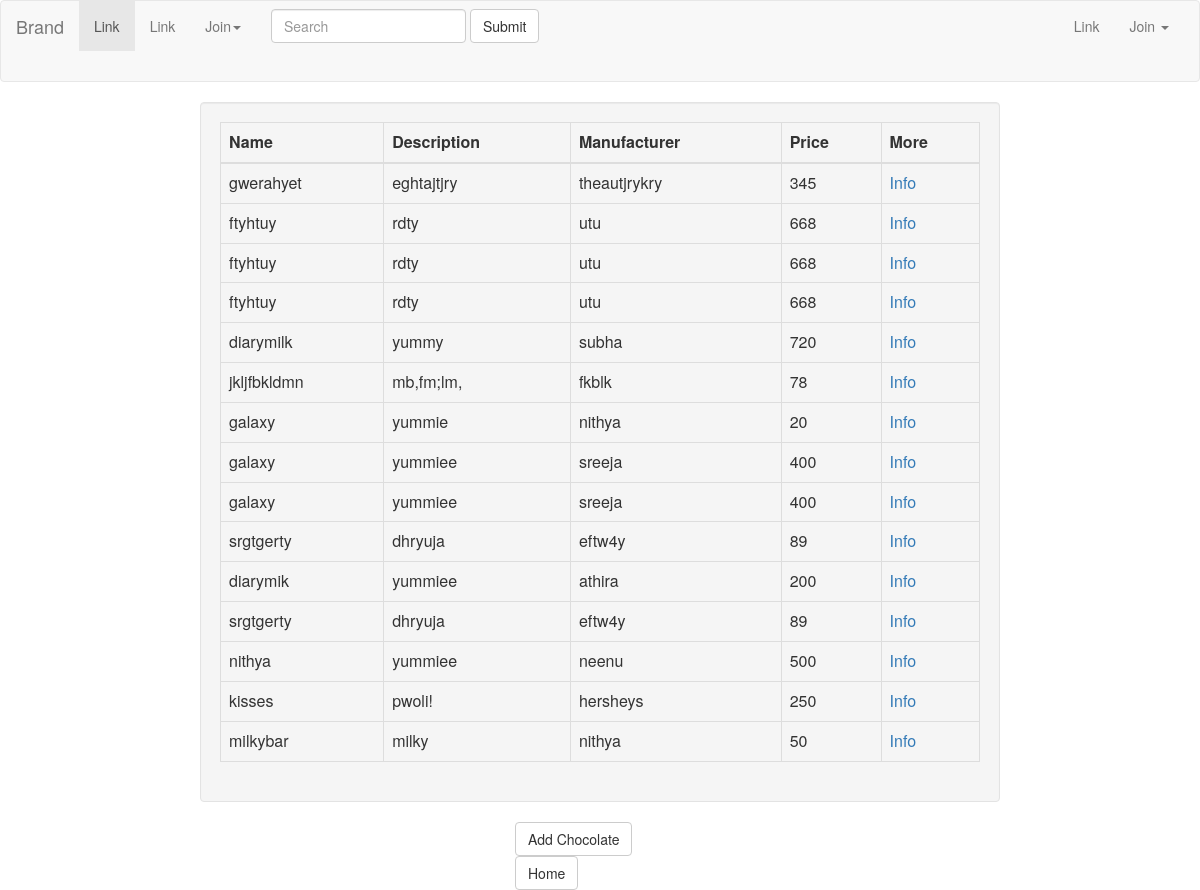
/ (signed in), run on the app's committed database.
### register/models.py (models this page shows)
class Chocolate(models.Model):
        id = models.AutoField(primary_key=True)
        name = models.CharField(_('Chocolate Name'), max_length=100, blank=True)
        description = models.CharField(_('Chocolate Description'), max_length=1000, blank=True)
        manufacturer = models.CharField(_('Chocolate Manufacturer'), max_length=100, blank=True)
        price = models.IntegerField(_('Chocolate Price'),
                                    validators=[MaxValueValidator(1000), MinValueValidator(0)],
                                    help_text=_('4 digits maximum'), blank=True, null=True)

### register/views.py (the view)
# urls.py: 2. Add a URL to urlpatterns:  url(r'^$', Home.as_view(), name='home')
class Home(ListView):
    template_name="index.html"
    def get_queryset(self):
        return Chocolate.objects.all()

### register/templates/index.html (shortened to what this page needs)
{% load staticfiles %}
<html xmlns="http://www.w3.org/1999/html">
<head>
<link rel="stylesheet" href="{%  static 'css/bootstrap.min.css' %}">
<link rel="stylesheet" href="{%  static 'css/bootstrap.min.css' %}"integrity="sha384-fLW2N01lMqjakBkx3l/M9EahuwpSfeNvV63J5ezn3uZzapT0u7EYsXMjQV+0En5r">
</head>
<body>
<nav class="navbar navbar-default">
  <div class="container-fluid">
    <div class="navbar-header">
      <a class="navbar-brand" href="#">Brand</a>
    </div>
    <div class="collapse navbar-collapse" id="bs-example-navbar-collapse-1">
      <ul class="nav navbar-nav">
        <li class="active"><a href="#">Link <span class="sr-only">(current)</span></a></li>
        <li><a href="#">Link</a></li>
        <li class="dropdown">
          <a href="#" class="dropdown-toggle" data-toggle="dropdown" role="button" aria-haspopup="true" aria-expanded="false">Join<span class="caret"></span></a>
        </li>
      </ul>
      <form class="navbar-form navbar-left" role="search">
        <div class="form-group">
          <input type="text" class="form-control" placeholder="Search">
        </div>
        <button type="submit" class="btn btn-default">Submit</button>
      </form>
      <ul class="nav navbar-nav navbar-right">
        <li><a href="#">Link</a></li>
        <li class="dropdown">
          <a href="#" class="dropdown-toggle" data-toggle="dropdown" role="button" aria-haspopup="true" aria-expanded="false">Join <span class="caret"></span></a>
          <ul class="dropdown-menu">
             {% if request.user.is_anonymous %}
                 <li><a href="{%  url 'register_user'%}">SIGN UP</a></li>
                 <li><a href="{% url 'login' %}">SIGN IN</a></li>
             {% else %}
               <li>
                           <div class="btn-group">
                               <a class="btn-new btn-nav btn-white" data-toggle="dropdown">
                                   {% endif %}
          </ul>
        </li>
      </ul>
    </div>
  </div>
</nav>
<div class="col-md-8 col-md-offset-2 well">
<table class="table table-hover table-bordered table-responsive">
    <thead>
    <tr>
        <th>
            Name
        </th>
        <th>
            Description
        </th>
        <th>
            Manufacturer
        </th>
        <th>
            Price
        </th>
           <th>
            More
        </th>
    </tr>
    </thead>
    <tbody>
    {% for item in object_list %}
        <tr>
            <td> {{ item.name }} </td>
            <td> {{ item.description }}</td>
            <td> {{ item.manufacturer }}</td>
            <td> {{ item.price }}</td>
            <td> <a href="{% url 'chocolate_info' item.id %}">Info</a> </td>
        </tr>
    {% endfor %}
    </tbody>
</table>
</div>
{%  if user.is_anonymous %}
Nothing Here
{% else %}
 <div class="col-md-6 col-md-offset-5">
        <a href="{% url 'add_chocolate' %}">
              <button type="submit" class="btn btn-default">Add Chocolate</button>
        </a>
        </div>
{% endif %}
<div class="col-md-6 col-md-offset-5">
        <a href="{% url 'home' %}">
              <button type="submit" class="btn btn-default">Home</button>
        </a>
        </div>
</body>
</html>

### data on the page
Chocolate: name "gwerahyet", description "eghtajtjry", manufacturer "theautjrykry", price "345"
Chocolate: name "ftyhtuy", description "rdty", manufacturer "utu", price "668"
Chocolate: name "ftyhtuy", description "rdty", manufacturer "utu", price "668"
Chocolate: name "ftyhtuy", description "rdty", manufacturer "utu", price "668"
Chocolate: name "diarymilk", description "yummy", manufacturer "subha", price "720"
Chocolate: name "jkljfbkldmn", description "mb,fm;lm,", manufacturer "fkblk", price "78"
Chocolate: name "galaxy", description "yummie", manufacturer "nithya", price "20"
Chocolate: name "galaxy", description "yummiee", manufacturer "sreeja", price "400"
Chocolate: name "galaxy", description "yummiee", manufacturer "sreeja", price "400"
Chocolate: name "srgtgerty", description "dhryuja", manufacturer "eftw4y", price "89"
Chocolate: name "diarymik", description "yummiee", manufacturer "athira", price "200"
Chocolate: name "srgtgerty", description "dhryuja", manufacturer "eftw4y", price "89"
Chocolate: name "nithya", description "yummiee", manufacturer "neenu", price "500"
Chocolate: name "kisses", description "pwoli!", manufacturer "hersheys", price "250"
Chocolate: name "milkybar", description "milky", manufacturer "nithya", price "50"
